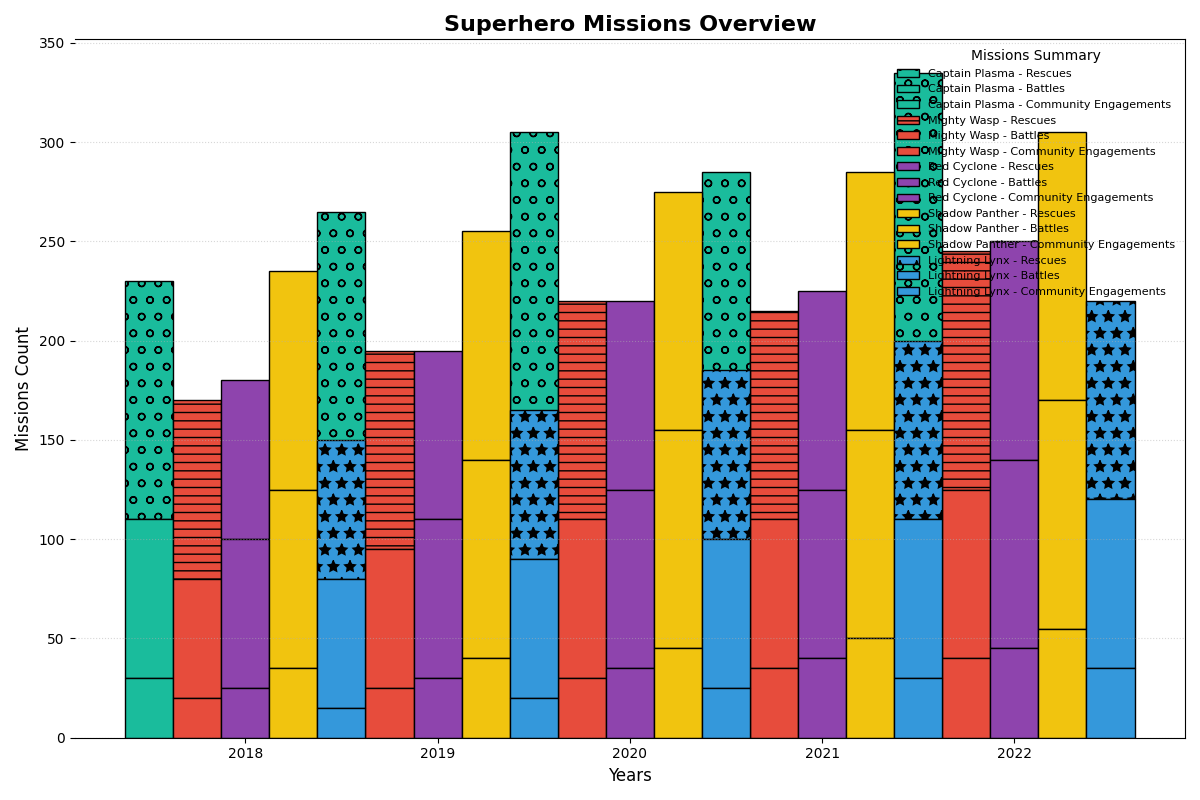

This figure's Python source:
import matplotlib.pyplot as plt
import numpy as np

# Added new superhero
superheroes = ["Captain Plasma", "Mighty Wasp", "Red Cyclone", "Shadow Panther", "Lightning Lynx"]
years = ["2018", "2019", "2020", "2021", "2022"]

# Expanded the dataset with made-up data for the new superhero
rescues = np.array([
    [120, 130, 150, 140, 170],
    [90, 100, 110, 105, 120],
    [80, 85, 95, 100, 110],
    [110, 115, 120, 130, 135],
    [70, 75, 85, 90, 100]  # New data
])
battles = np.array([
    [80, 95, 105, 100, 110],
    [60, 70, 80, 75, 85],
    [75, 80, 90, 85, 95],
    [90, 100, 110, 105, 115],
    [65, 70, 75, 80, 85]  # New data
])
community = np.array([
    [30, 40, 50, 45, 55],
    [20, 25, 30, 35, 40],
    [25, 30, 35, 40, 45],
    [35, 40, 45, 50, 55],
    [15, 20, 25, 30, 35]  # New data
])

fig, axs = plt.subplots(figsize=(12, 8))
width = 0.25
x = np.arange(len(years))

# Added color for the new superhero
colors = ['#1abc9c', '#e74c3c', '#8e44ad', '#f1c40f', '#3498db']

# Added new line style for the new superhero
markers = ['o', '--', '^', ':', '*']

for i, hero in enumerate(superheroes):
    axs.bar(x, rescues[i], width, label=f'{hero} - Rescues', color=colors[i], edgecolor='black', hatch=markers[i], bottom=battles[i]+community[i])
    axs.bar(x, battles[i], width, label=f'{hero} - Battles', color=colors[i], edgecolor='black', bottom=community[i])
    axs.bar(x, community[i], width, label=f'{hero} - Community Engagements', color=colors[i], edgecolor='black')
    x = x + width

axs.set_title('Superhero Missions Overview', fontsize=16, fontweight='bold')
axs.set_xlabel('Years', fontsize=12)
axs.set_ylabel('Missions Count', fontsize=12)

axs.set_xticks(np.arange(len(years)) + 2 * width)  # Adjusted for 5 groups
axs.set_xticklabels(years)

axs.legend(title='Missions Summary', loc='upper right', fontsize=8, frameon=False)
axs.yaxis.grid(True, linestyle=':', alpha=0.5)
axs.spines['left'].set_visible(False)

plt.tight_layout()
plt.show()
